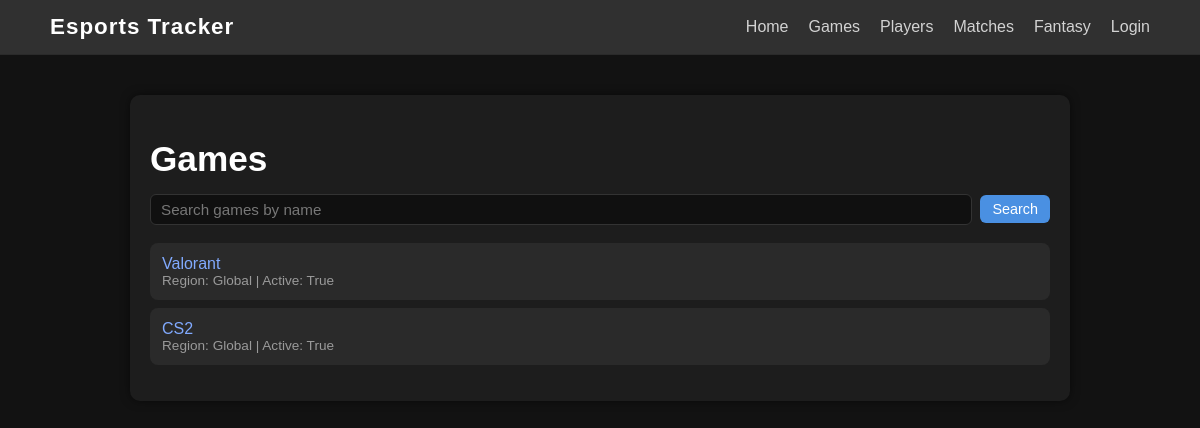
Screenshot of /project/games/ with the database file from the repository.
### project/models.py (models this page shows, shortened)
class GameTitle(models.Model):
    name = models.TextField(blank=True)
    region = models.TextField(default="Global")
    active = models.BooleanField(default=True)

### project/views.py (the view)
# urls.py: path("games/", GameListView.as_view(), name="game_list"),
class GameListView(ListView):
    model = GameTitle
    template_name = "project/game_list.html"
    context_object_name = "games"
    def get_queryset(self):
        qs = super().get_queryset()
        q = self.request.GET.get("q")
        if q:
            qs = qs.filter(Q(name__icontains=q))
        return qs

### project/templates/project/game_list.html (shortened to what this page needs)
{% extends "project/base.html" %}
{% block content %}
<div class="page-container">
  <h1 class="page-title">Games</h1>
    <form method="get" class="search-bar">
      <input
        type="text"
        name="q"
        class="search-input"
        placeholder="Search games by name"
      >
      <button type="submit" class="search-button">Search</button>
    </form>
  <ul class="item-list">
    {% for game in games %}
      <li>
        <a href="{% url 'game_detail' game.pk %}">
          {{ game.name }}
        </a>
        <div class="meta">
          Region: {{ game.region }} |
          Active: {{ game.active }}
        </div>
      </li>
    {% empty %}
      <li>No games found.</li>
    {% endfor %}
  </ul>
</div>
{% endblock %}

### static/project.css (style rules this page uses)
body { background-color: #121212; color: #e0e0e0; margin: 0; font-family: Arial, Helvetica, sans-serif; }
a { color: #81aaff; text-decoration: none; }
.page-container { max-width: 900px; margin: 40px auto; padding: 20px; background-color: #1d1d1d; border-radius: 10px; box-shadow: 0 0 10px rgba(0,0,0,0.5); }
.page-title { font-size: 2.2rem; margin-bottom: 15px; color: #ffffff; }
.item-list, .stats-list { padding: 0; list-style: none; }
.item-list li { background-color: #2a2a2a; padding: 12px; margin-bottom: 8px; border-radius: 8px; transition: transform 0.12s ease, background-color 0.12s ease; }
.meta { font-size: 0.85rem; color: #9a9a9a; }
.search-bar { display: flex; align-items: center; gap: 8px; margin-bottom: 18px; }
.search-input { flex: 1; padding: 6px 10px; border-radius: 6px; border: 1px solid #333333; background-color: #101010; color: #eeeeee; font-size: 0.95rem; }
.search-input::placeholder { color: #777777; }
.search-button, .search-clear { padding: 6px 12px; border-radius: 6px; border: none; font-size: 0.9rem; cursor: pointer; display: inline-flex; align-items: center; text-decoration: none; }
.search-button { background-color: #4a90e2; color: #ffffff; }

### rows the page displays
GameTitle: name "Valorant", region "Global", active "True"
GameTitle: name "CS2", region "Global", active "True"
